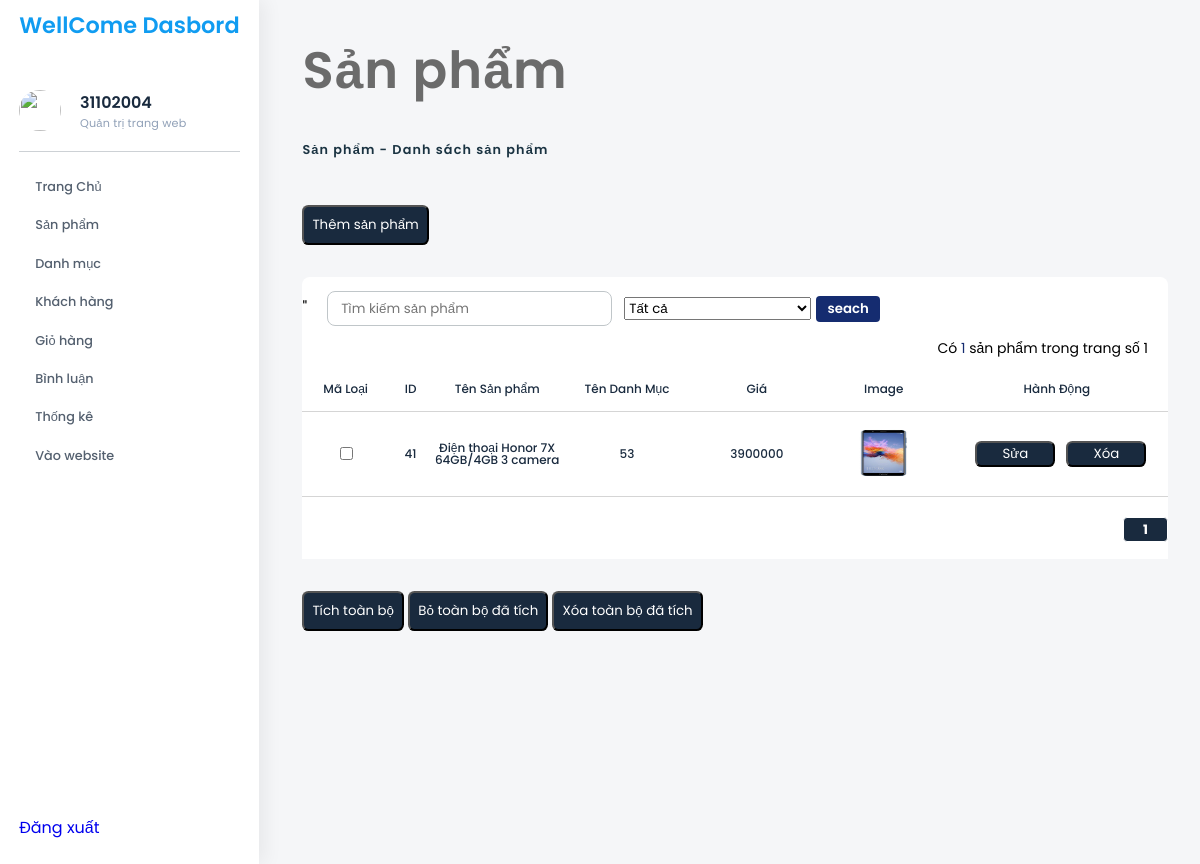
/admin/index.php?act=lksp&page=1&per_page=10 (signed in), run on the app's committed database.
### tables this page shows
CREATE TABLE `db_sanpham` (
  `id_sanPham` int(11) NOT NULL,
  `ten_sanPham` varchar(150) NOT NULL,
  `image` varchar(250) DEFAULT NULL,
  `price` double(10,2) NOT NULL DEFAULT 0.00,
  `luotXem` int(11) NOT NULL DEFAULT 0,
  `mota` text DEFAULT NULL,
  `id_danhmuc` int(11) NOT NULL
);

### dao/pdo.php (called while the page is built, shortened)
<?php
function pdo_get_connection(){
    $dburl = "mysql:host=localhost;dbname=thuongmaidientu;charset=utf8";
    $username = 'root';
    $password = '';
    $conn = new PDO($dburl, $username, $password);
    $conn->setAttribute(PDO::ATTR_ERRMODE, PDO::ERRMODE_EXCEPTION);
    return $conn;
}
function pdo_query($sql){
    $sql_args = array_slice(func_get_args(), 1);
    try{
        $conn = pdo_get_connection();
        $stmt = $conn->prepare($sql);
        $stmt->execute($sql_args);
        $rows = $stmt->fetchAll();
        return $rows;
    }
    catch(PDOException $e){
        throw $e;
    }
    finally{
        unset($conn);
    }
}

### admin/sanpham/lietke.php (the view, shortened to what this page needs)
<section class="admin-column_right">
    <h2 class="admin-column_right--title">Sản phẩm</h2>
    <span class="admin-column_right--linked"><b>Sản phẩm</b> - Danh sách sản phẩm</span>
    <div class="table table-category">
        <a href="./index.php?act=themsp"><input style="margin-bottom: 2rem;" type="button" name="them" value="Thêm sản phẩm"></a>
        <form style="margin: 0;" class="form_1" action="./index.php?act=lksp&page=1&per_page=10" method="post">"
            <section style="padding-right:8px;" class="form_group">
                <input type="text" name="seach_sanPham" placeholder="Tìm kiếm sản phẩm" value="<?php echo !empty($_POST["seach_sanPham"]) ? $_POST["seach_sanPham"] : "" ?>">
            </section>
            <select name="seach_idDanhMuc" id="">
                <option value="">Tất cả</option>
                    <input style="display: inline; border-radius:4px; margin-left:5px" type="submit" value="seach" name="seach">
            </select>
            <section class="tk_sp">Có <span><?php echo $count ?></span> sản phẩm trong trang số <?php echo $_GET["page"] ?></section>
        </form>
        <table>
            <tr>
                <th>Mã Loại</th>
                <th>ID</th>
                <th>Tên Sản phẩm</th>
                <th>Tên Danh Mục</th>
                <th>Giá</th>
                <th>Image</th>
                <th>Hành Động</th>
            </tr>
            <?php
            foreach ($lists as $list) :
            ?>
                <tr>
                    <th style=" vertical-align: middle !important; width: 10%;"> <input type="checkbox" value="<?php echo $list["id_sanPham"] ?>" name="check_ml"></th>
                    <th class="id" style=" vertical-align: middle !important; width: 5%;"><?php echo $list["id_sanPham"] ?></th>
                    <th style=" vertical-align: middle !important; width: 15%;"><?php echo $list["ten_sanPham"] ?></th>
                    <th style=" vertical-align: middle !important; width: 15%;"><?php echo $list["id_danhmuc"] ?></th>
                    <th style=" vertical-align: middle !important; width: 15%;"><?php echo $list["price"] ?></th>
                    <th> <img style="width: 100px;
                                    height:50px" src="../view/img/<?php echo $list["image"] ?>" alt=""></th>
                    <th style="vertical-align: middle;">
                        <a href="./index.php?act=suasp&id=<?php echo $list["id_sanPham"] ?>"><input type="button" name="sua" value="Sửa"></a>
                        <a class="remove" href="./index.php?act=lkdm"><input type="button" name="xoa" value="Xóa"></a>
                    </th>
                </tr>
            <?php endforeach ?>
        </table>
        <section class="pagin">
        </section>
    </div>
    <input style="margin-bottom: 2rem;" type="button" class="check_all" name="them" value="Tích toàn bộ">
    <input style="margin-bottom: 2rem;" type="button" name="them" class="checked_remove" value="Bỏ toàn bộ đã tích">
    <a class="removeAll" href="./index.php?act=rmall"><input style="margin-bottom: 2rem;" type="button" name="them" value="Xóa toàn bộ đã tích"></a>
</section>

### asset/style.css (style rules this page uses)
html { font-size: 100% !important; }
* { font-family: 'Poppins', sans-serif !important; }
body { background-color: #f5f6f8; }
.admin-column_right { margin-left: 16.9rem; position: relative; height: 100vh; flex: 1; }
.admin-column_right { padding: 2rem; }
.admin-column_right--title { color: #6B6B6B; font-size: 3.2rem; margin-bottom: 2rem; font-weight: 600; letter-spacing: 0.07rem; line-height: normal; }
.admin-column_right--linked { color: #109CF1; font-weight: 600; font-size: 0.8rem; letter-spacing: 0.07rem; padding-bottom: 1.5rem; color: #1a3342; }
table { width: 100%; background-color: white; position: relative; }
.table { margin-top: 1rem; border-radius: 2rem; }
.table-category tr:nth-child(2n) th:nth-child(1) { width: 10%; }
.table-category tr:nth-child(2n) th:nth-child(2) { width: 20%; }
.table-category tr:nth-child(2n) th:nth-child(3) { width: 45%; }
.table-category tr:nth-child(2n) th:nth-child(4) { width: 25%; }
table tr th { font-size: 0.9rem; color: #192A3E; padding: 1rem 0; border-bottom: 1px solid #ccccccd2; font-weight: 500; font-size: 12px; }
table tr:nth-child(1) { color: #192A3E; }
input[name="xoa"] ,input[name="sua"] { color: white; background-color: #192A3E; width: 5rem; border-radius: 0.4rem; margin-left: 0.5rem; cursor: pointer; }
input[name="them"] { padding: 0.5rem; margin-top: 2rem; margin-bottom: 2rem; color: white; background-color: #192A3E; border-radius: 0.4rem; cursor: pointer; }
form { position: relative; margin: 5rem auto; border-top-right-radius: 0.5rem; border-top-left-radius: 0.5rem; overflow: hidden; background: white; }
.form_group { padding: 0.9rem 1rem; display: flex; flex-direction: column; display: inline-block; }
.form_group >input { border-radius: 8px; padding: 0.4rem 0.8rem; border: 0.05rem solid #C0C6C9; background: #FFF; color: #192A3E; outline: none; transition: 0.25s; }
input[type="submit"] { cursor: pointer; outline: none; color: #192A3E; border-radius: 1rem; padding: 0.2rem 0.7rem; background-color: #152C70; color:white ; border: unset; font-weight: 600; display: block; text-align: center; }
th { vertical-align: middle !important; }
.tk_sp { text-align: end; background-color: white; padding-right: 20px; font-size: 14px; margin-bottom: 12px; }
.tk_sp span { color: #152C70; }
.pagin { background: white; padding-top: 20px; padding-bottom: 17px; display: flex; justify-content: end; column-gap: 4px; }

### data on the page
db_sanpham: id_sanPham "41", ten_sanPham "Điện thoại Honor 7X 64GB/4GB 3 camera", id_danhmuc "53", price "3900000", image (picture)

### other printed values
$_SESSION["user"]["name"] "31102004"
$count "1"
$_GET["page"] "1"
